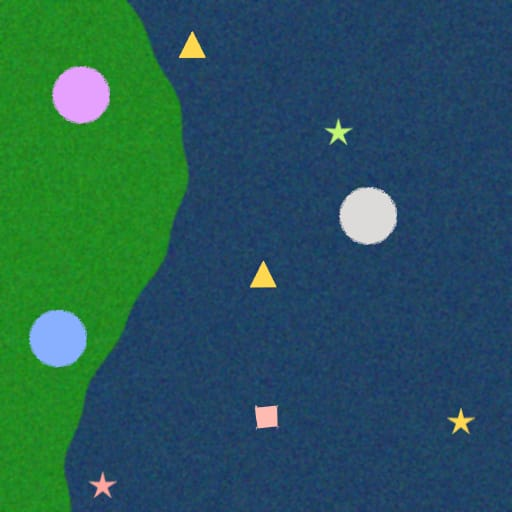
#> input picture dataset/datasetimage1.jpeg, 512 x 512 px; its folder holds 4 pictures in this run
$ python masking.py
#> lines starting #> are read from the running program, lines starting #| are printed output that depends on the picture; after the words box and inside, x2 and y2 are one past the last pixel; in counts of white or black regions, pixels touching at a corner belong together
import cv2
import numpy as np
import os
import glob

def create_masks():

    input_dir = r'C:\Users\scorp\OneDrive\rescue mission\env\dataset'
    output_dir = r'C:\Users\scorp\OneDrive\rescue mission\env\output directory'


    if not os.path.exists(output_dir):
        os.makedirs(output_dir)
        print(f"Created folder: {output_dir}")


    image_paths = glob.glob(os.path.join(input_dir, "*.jpeg"))

    if not image_paths:
        print(f"Error: No .jpeg images found in {input_dir}. Check your path!")
        return

    print(f"Found {len(image_paths)} images. Starting masking process...")

    for img_path in image_paths:

        img = cv2.imread(img_path)
#> img is the input picture: shape (512, 512, 3); mean B, G, R 88.5, 88.6, 39.5
        if img is None:
            continue


        hsv = cv2.cvtColor(img, cv2.COLOR_BGR2HSV)
#> hsv: shape (512, 512, 3); mean H, S, V 93.3, 173.5, 114.6

        lower_land = np.array([35, 40, 40])
        upper_land = np.array([90, 255, 255])


        mask = cv2.inRange(hsv, lower_land, upper_land)
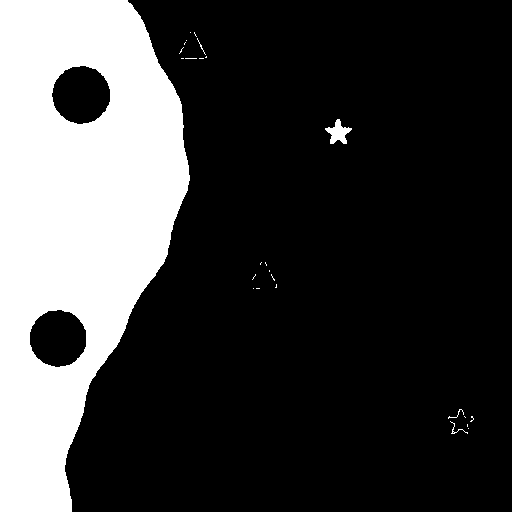
#> mask: shape (512, 512); 24.9% white; 26 white regions (21 under 20 px), largest, box (x1, y1, x2, y2) and area: (0, 0, 190, 512) 64711, (325, 119, 352, 144) 329, (450, 421, 468, 434) 36, (448, 409, 464, 419) 27, (197, 38, 206, 55) 20


        base_name = os.path.basename(img_path)
        file_name = os.path.splitext(base_name)[0] + ".png"
        save_path = os.path.join(output_dir, file_name)

        cv2.imwrite(save_path, mask)
        print(f"Processed: {base_name} -> Saved as: {file_name}")
#> pass 2 of the loop in create_masks, `for img_path in image_paths:`:
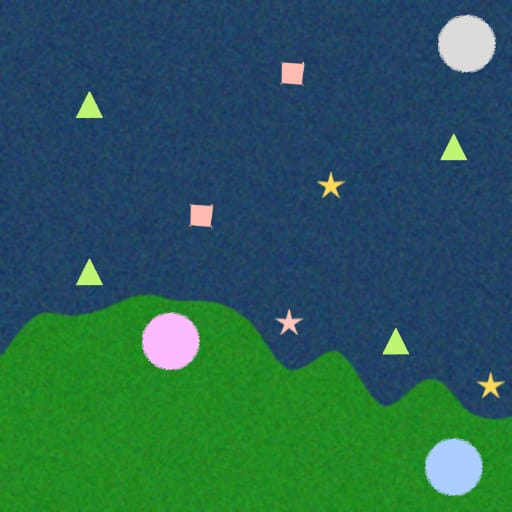
#> input picture dataset/datasetimage10.jpeg, 512 x 512 px
#> in create_masks, img is the input picture: shape (512, 512, 3); mean B, G, R 84.9, 94.1, 40.8
#> hsv: shape (512, 512, 3); mean H, S, V 90.4, 173.8, 117.5
#> in create_masks, `mask = cv2.inRange(hsv, lower_land, upper_land)`:
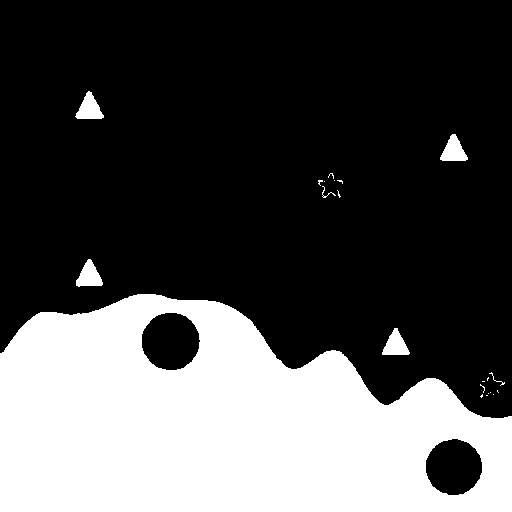
#> mask: shape (512, 512); 31.4% white; 22 white regions (15 under 20 px), largest, box (x1, y1, x2, y2) and area: (0, 294, 512, 512) 80322, (75, 91, 104, 119) 470, (440, 134, 468, 161) 456
#> pass 3 of the loop in create_masks, `for img_path in image_paths:`:
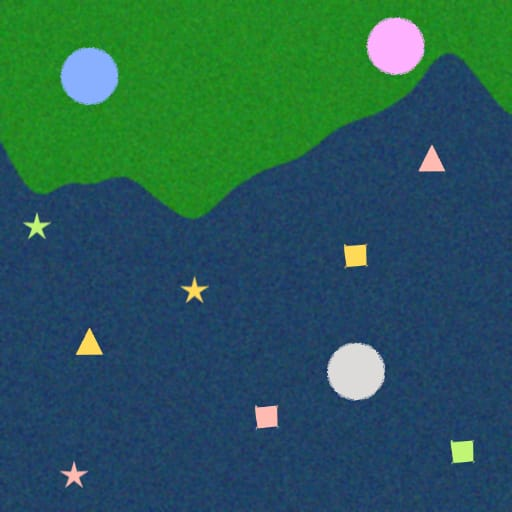
#> input picture dataset/datasetimage2.jpeg, 512 x 512 px
#> in create_masks, img is the input picture: shape (512, 512, 3); mean B, G, R 86.7, 91.5, 40.4
#> hsv: shape (512, 512, 3); mean H, S, V 91.8, 173.7, 116.3
#> in create_masks, `mask = cv2.inRange(hsv, lower_land, upper_land)`:
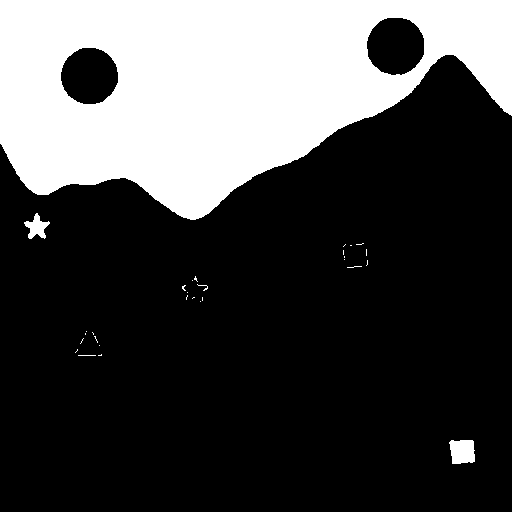
#> mask: shape (512, 512); 28.2% white; 30 white regions (26 under 20 px), largest, box (x1, y1, x2, y2) and area: (0, 0, 512, 220) 72913, (449, 440, 475, 464) 541, (24, 213, 50, 239) 333, (197, 284, 208, 291) 20
#> the loop made 4 passes; the first 3 are shown

    print("\nAll masks created successfully!")

if __name__ == "__main__":

    create_masks()
